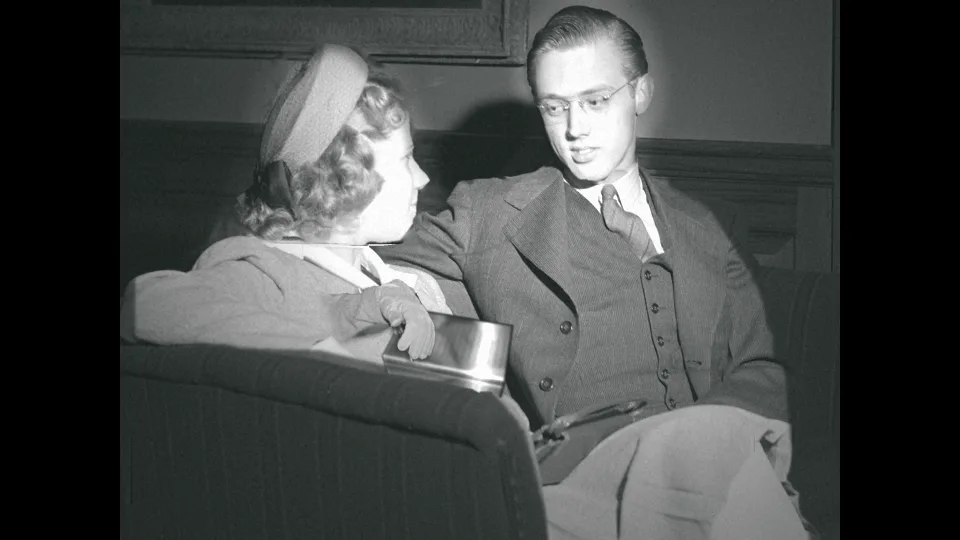
#> input picture paeleo/scion/oulipo/films/swarm/monsieur-ripois/cuts/monsieur-ripois-baseline.webp, 960 x 540 px, given in place of 8d04830.jpg, which was not available
$ python build.py
#> lines starting #> are read from the running program, lines starting #| are printed output that depends on the picture; after the words box and inside, x2 and y2 are one past the last pixel; in counts of white or black regions, pixels touching at a corner belong together
### paeleo/scion/oulipo/films/swarm/monsieur-ripois/test-shot-build/shadow.py
"""SCION #2 Reiniger articulated shadow theatre, beat S2d (the swallow), 3.0 s = 72 frames at 24 fps, on twos.
Jointed card puppets posed by FK (pinned joints, angle limits), backlit warm paper (perspective mark: his
account), multiplane far plane = the lounge window blinds of the same V0 print, thresholded and softened.
The box silhouette uses box-spec proportions (w, body 0.30w, lid hinged at back) with the ring standing
at 0.50w in the slit. Exposure sheet + assertions are written by expose()."""
import numpy as np, cv2, math, json
from PIL import Image, ImageDraw
import box as B
SRC = "/home/user/bolas/paeleo/scion/oulipo/films/sources/monsieur-ripois/"
W, H, S = 720, 540, 3
INK = np.array([28, 23, 19], np.float32)                    # #1c1713
LIMITS = {"m_front_upper": (100, 160), "m_front_fore": (-40, 190), "m_back_upper": (66, 80), "m_back_fore": (196, 210),
          "w_upper": (30, 95), "w_fore": (-20, 50), "m_torso": (-12, 2)}
BW = 34.0                                                    # box width in screen px

def _paper(seed=1954):
#> called with seed = 1954
    rng = np.random.default_rng(seed)
    yy, xx = np.mgrid[0:H, 0:W].astype(np.float32)
    r = np.sqrt(((xx - 380) / 470) ** 2 + ((yy - 250) / 360) ** 2)
    lum = np.clip(1.0 - 0.55 * r ** 1.8, 0.35, 1.0)
    base = np.array([226, 214, 196], np.float32)
    fib = cv2.GaussianBlur(rng.normal(0, 1, (H, W)).astype(np.float32), (0, 0), 0.9) * 3.5
    fib += cv2.GaussianBlur(rng.normal(0, 1, (H, W)).astype(np.float32), (0, 0), 7) * 5
    p = base[None, None] * lum[..., None] + fib[..., None]
    # far plane: the window blinds of the V0 lounge, behind the paper (out of focus, faint)
    v0 = np.array(Image.open(SRC + "8d04830.jpg").convert("L"))
    win = cv2.resize(v0[120:470, 840:1010], (150, 300))
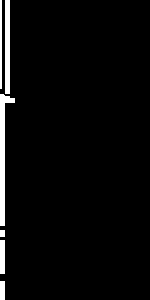
#> win: shape (300, 150); values 0 (black) and 1 (white), 3.7% white; 6 white regions, box (x1, y1, x2, y2) and area: (0, 94, 15, 226) 719, (5, 0, 10, 94) 470, (0, 0, 2, 89) 178, (0, 240, 5, 274) 170, (0, 281, 5, 300) 95, (0, 230, 5, 237) 35
    far = cv2.GaussianBlur((win < 120).astype(np.float32), (0, 0), 2.4) * 0.22
#> far: shape (300, 150) float32; every value is 0.22
    e = np.minimum.reduce([np.linspace(0, 1, 150)[None, :].repeat(300, 0), np.linspace(1, 0, 150)[None, :].repeat(300, 0),
                           np.linspace(0, 1, 300)[:, None].repeat(150, 1), np.linspace(1, 0, 300)[:, None].repeat(150, 1)]) * 5
    far *= np.clip(e, 0, 1)
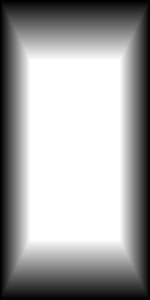
#> far: shape (300, 150) float32; min 0, max 0.22, mean 0.142; drawn with min black and max white
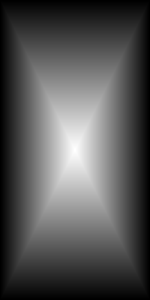
#> e: shape (300, 150) float64; min 0, max 2.48, mean 0.825; drawn with min black and max white
    p[60:360, 520:670] *= (1 - far[..., None])
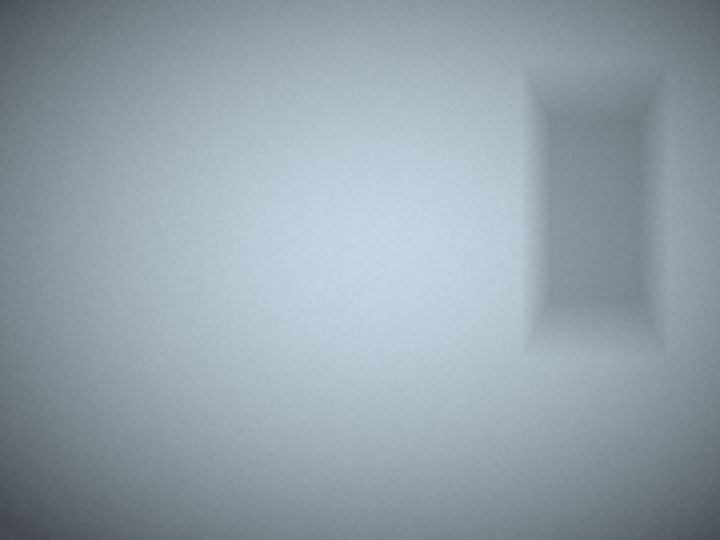
#> p: shape (540, 720, 3) float32; mean of channels 0, 1, 2 171, 161.9, 148.3; drawn as B, G, R
    return np.clip(p, 0, 255)
PAPER = _paper()

# [4 lines left out: function limb, not called in this run]

def rot(pts, piv, ang):
    c, s = math.cos(math.radians(ang)), math.sin(math.radians(ang))
    return [(piv[0] + (x - piv[0]) * c - (y - piv[1]) * s, piv[1] + (x - piv[0]) * s + (y - piv[1]) * c) for x, y in pts]

def ss(pts): return [(x * S, y * S) for x, y in pts]

def lerp(a, b, x): return a + (b - a) * x
def sm(x): x = min(1, max(0, x)); return x * x * (3 - 2 * x)

# [141 lines left out: functions pose, draw, not called in this run]

HANDOFF = {}
HANDOFF_F = 42          # 1.75 s, on twos

# [18 lines left out: functions frame, expose, not called in this run]

### paeleo/scion/oulipo/films/swarm/monsieur-ripois/test-shot-build/present.py
"""PRESENT-TENSE layers: SCION #29 cut pieces of LoC 2017831564 articulated by FK at the neck pivots,
inpainted+burned plate, the handmade box placed on her lap, one unifying tone curve, the print's own grain."""
import numpy as np, cv2, json, math, sys
sys.path.insert(0, __file__.rsplit('/', 1)[0])
import box
SRC = "/home/user/bolas/paeleo/scion/oulipo/films/sources/monsieur-ripois/test-shot/"
g = cv2.imread(SRC + "plate-1440.png", 0).astype(np.float32) / 255
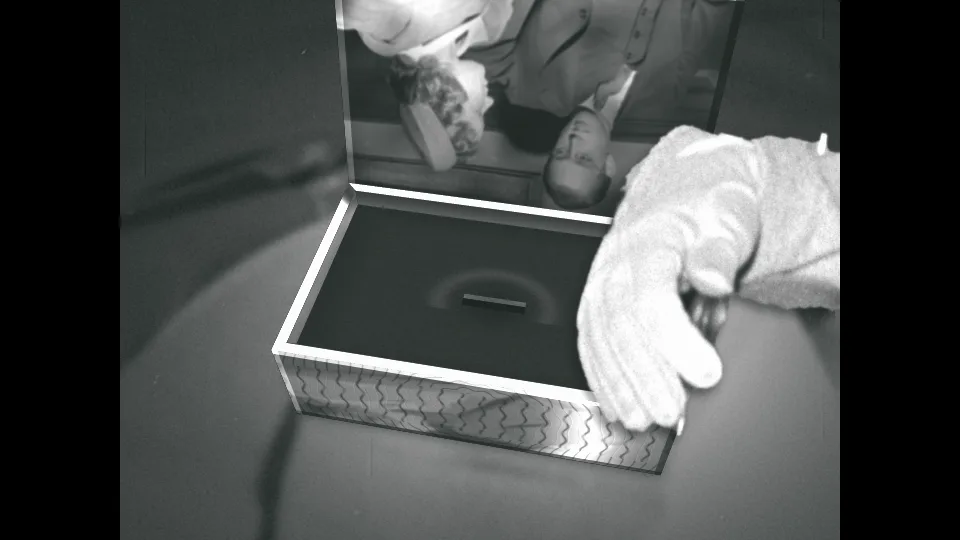
#> input picture paeleo/scion/oulipo/films/swarm/monsieur-ripois/cuts/monsieur-ripois-late.webp, 960 x 540 px, given in place of plate-1440.png, which was not available
#> g: shape (540, 960) float32; min 0, max 1, mean 0.317
plate = cv2.imread(SRC + "plate-inpainted.png", 0).astype(np.float32) / 255
#> (the run stopped early here; a loop or call above may not have finished)
